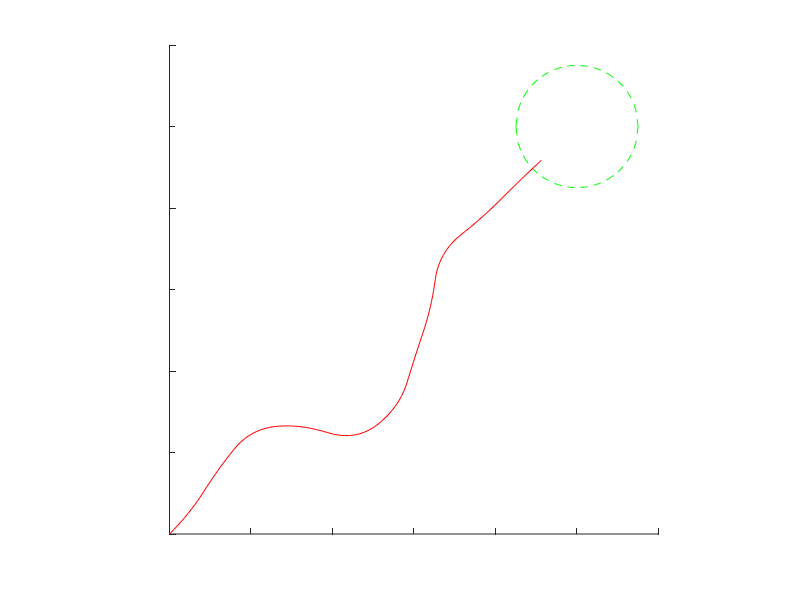

Write MATLAB code to recreate this figure. (Note: this script raises an error after producing the figure.)
function [td tt te] = compare_of()


%compare three different optimization functions
% rng(59);
% n_obs = 55; %number of static obstacles
% obs = rand(n_obs,2)*90+5; %obstacle locations
% rng(4); %for partially random obstacle size
% obs_rad = 3 +  rand(n_obs,1)*3; %obstacle radius
%-------------------------------------------%
%close all;
%import data
path_e = importdata('path_e.txt');
start_e = importdata('start_e.txt');


global n_obs obs obs_rad uav_finite_size uav_ws delta_t;


hold on

%tick labels
set(gca,'XTickLabel','')
set(gca,'YTickLabel','')

%plot landing area
cx = 50;
lr = 15;
xf = [100, 100];

cs = 2*lr/cx;
x = xf(1) - lr : cs : xf(1)+ lr;
y =  (lr^2 - (x - xf(1)).^2).^0.5 + xf(2); %top part of circle
y1 = -(lr^2 - (x - xf(1)).^2).^0.5 + xf(2); %bottom part of circle

plot(x,y,'g--');
plot(x,y1,'g--');

%square axes
axis square

    
        Path_bez = path_e;
        path_start = start_e;
    
    %plot(Path_bez(:,1),Path_bez(:,2),'Color',[0, 0.5, 0]); %plots path of UAV
    
    if uav_finite_size == 1
        for i = 1 : length(path_start)
            x = path_start(i,1) - uav_ws : 0.05 : path_start(i,1)+ uav_ws;
            y =  (uav_ws^2 - (x - path_start(i,1)).^2).^0.5 + path_start(i,2); %top part of circle
            y1 = -(uav_ws^2 - (x - path_start(i,1)).^2).^0.5 + path_start(i,2); %bottom part of circle

                plot(x,y,'r');
                plot(x,y1,'r');
   
        end
    end
    
        plot(Path_bez(:,1),Path_bez(:,2),'r'); %
        

%compare total distance traveled by UAV
td = zeros(3,1);
td(1) = evaluate_solution(path_e);

%compare time elapsed for each path
delta_time = 0.5*delta_t;

tt = zeros(3,1);
tt(1) = delta_time*length(path_e);


end
